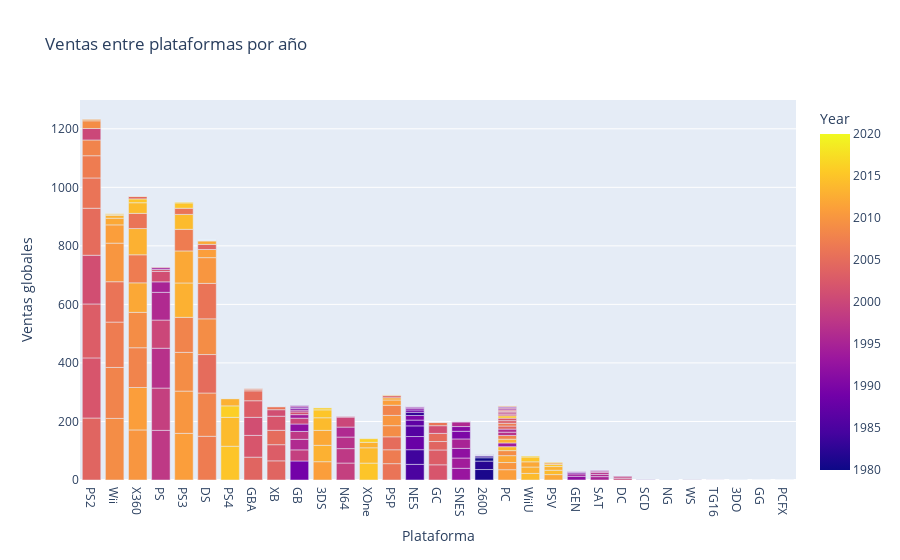

The cell this chart's notebook holds for it:
### Code cell
fig = px.bar(df_sales_platform, x='Platform', y='Global_Sales', color='Year', title='Ventas entre plataformas por año')
fig.update_xaxes(title='Plataforma', dtick=1)
fig.update_yaxes(title='Ventas globales')
fig.show()

### Figure 1 — Plotly figure (JSON) as saved in the notebook; plotly's stock layout.template omitted (floating-point values rounded to 4 significant figures; data arrays with more than 128 entries replaced by an {"elided": "..."} marker saying what was removed)
{"data": [{"alignmentgroup": "True", "hovertemplate": "Platform=%{x}<br>Global_Sales=%{y}<br>Year=%{marker.color}<extra></extra>", "legendgroup": "", "marker": {"color": {"elided": "241 int values"}, "coloraxis": "coloraxis", "pattern": {"shape": ""}}, "name": "", "offsetgroup": "", "orientation": "v", "showlegend": false, "textposition": "auto", "type": "bar", "x": {"elided": "241 str values"}, "xaxis": "x", "y": {"elided": "241 float values"}, "yaxis": "y"}], "layout": {"barmode": "relative", "coloraxis": {"colorbar": {"title": {"text": "Year"}}, "colorscale": [[0, "#0d0887"], [0.1111, "#46039f"], [0.2222, "#7201a8"], [0.3333, "#9c179e"], [0.4444, "#bd3786"], [0.5556, "#d8576b"], [0.6667, "#ed7953"], [0.7778, "#fb9f3a"], [0.8889, "#fdca26"], [1, "#f0f921"]]}, "legend": {"tracegroupgap": 0}, "title": {"text": "Ventas entre plataformas por año"}, "xaxis": {"anchor": "y", "domain": [0, 1], "dtick": 1, "title": {"text": "Plataforma"}}, "yaxis": {"anchor": "x", "domain": [0, 1], "title": {"text": "Ventas globales"}}}}
